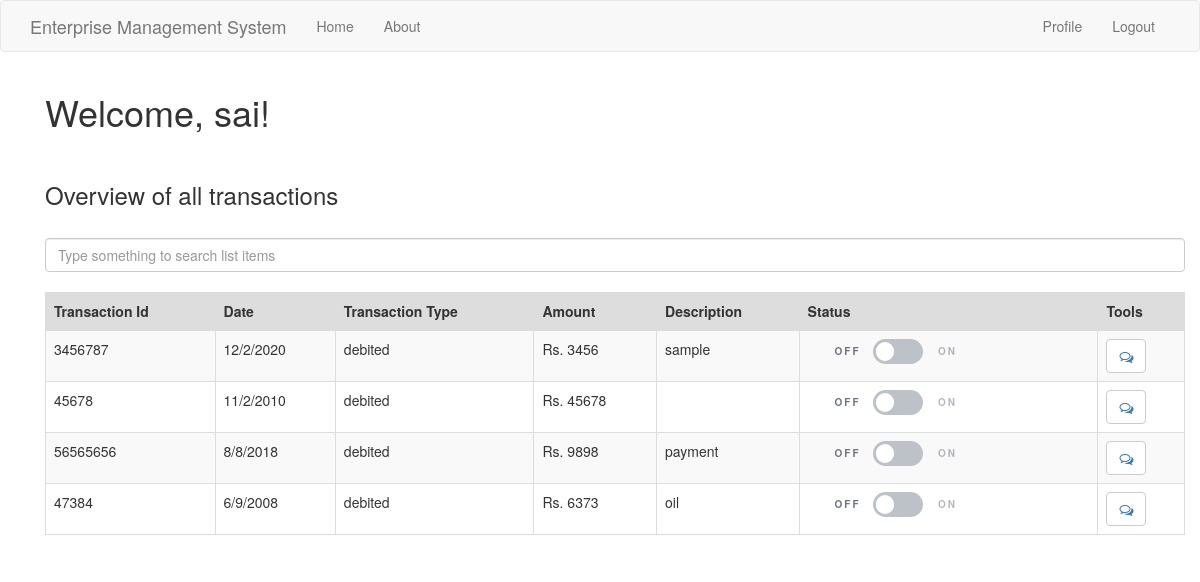
Page /acc_index (signed in) on the committed database.
### app/models.py (models this page shows, shortened)
class User(UserMixin,db.Model):
    id = db.Column(db.Integer,primary_key=True)
    username = db.Column(db.String(64), index=True,unique=True)
    email = db.Column(db.String(120),index=True,unique=True)
    password_hash = db.Column(db.String(128))
    job = db.Column(db.String(64))
    posts = db.relationship('Post',backref='author',lazy='dynamic')
    comment = db.relationship('Comment',backref='comment_by',lazy='dynamic')
    about_me = db.Column(db.String(140))
    last_seen = db.Column(db.DateTime, default=datetime.utcnow)

class Transaction(db.Model):
    id = db.Column(db.Integer,primary_key=True)
    tr_id = db.Column(db.Integer)
    date = db.Column(db.String(64))
    description = db.Column(db.String(140))
    tr_type = db.Column(db.String(64))
    amount = db.Column(db.Integer)
    valid = db.Column(db.Boolean, default=False)
    user_id = db.Column(db.Integer,db.ForeignKey('user.id'))

### app/routes.py (the view)
@app.route('/acc_index')
@login_required
def acc_index():
    link = 3
    transaction = Transaction.query.filter_by(user_id=link)
    return render_template("acc_index.html", title='HomePage',transaction=transaction)

### app/models.py (called while the page is built)
@login.user_loader
def load_user(id):
    return User.query.get(int(id))

### app/routes.py (called while the page is built)
@app.before_request
def before_request():
    if current_user.is_authenticated:
        current_user.last_seen = datetime.utcnow()
        db.session.commit()

### app/templates/acc_index.html (shortened to what this page needs)
{% extends "base.html" %}
{% block app_content %}
<link rel="stylesheet" href="https://cdnjs.cloudflare.com/ajax/libs/font-awesome/4.7.0/css/font-awesome.min.css">
	<div class="container">
		<h1>Welcome, {{ current_user.username }}!</h1>
		<br>
		<h3>Overview of all transactions</h3>
		<br>
		<input class="form-control mb-4" id="tableSearch" type="text" placeholder="Type something to search list items">
        <br>
        <table class="table table-bordered table-striped">
            <thead>
                <tr style="background-color: #dddddd">
                    <th>Transaction Id</th>
                    <th>Date</th>
                    <th>Transaction Type</th>
                    <th>Amount</th>
                    <th>Description</th>
                    <th>Status</th>
                    <th>Tools</th>
                </tr>
            </thead>
            <tbody id="myTable">
            {% for po in transaction %}
                <tr>
                    <td>{{ po.tr_id }}</td>
                    <td>{{ po.date }}</td>
                    <td>{{ po.tr_type }}</td>
                    <td>Rs. {{ po.amount }}</td>
                    <td>{{ po.description }}</td>
                    <td>
                    	<div class="col-sm-5">
      						<button type="button" class="btn btn-lg btn-toggle" data-toggle="button" aria-pressed="false" autocomplete="off">
        					<div class="handle"></div>
      						</button>
    					</div>
                    </td>
                    <td> <button type="button" class='btn btn-default'><a href="{{ url_for('add_comment', trans_id = po.id) }}"><i class="fa fa-comments-o" aria-hidden="true"></i></a></button> </td>
                </tr>
            {% endfor %}
            </tbody>
        </table>
	</div>
{% endblock %}

### app/templates/acc_index.html (style rules this page uses)
.btn-toggle { margin: 0 4rem; padding: 0; position: relative; border: none; height: 1.5rem; width: 3rem; border-radius: 1.5rem; color: #6b7381; background: #bdc1c8; }
.btn-toggle:before, .btn-toggle:after { line-height: 1.5rem; width: 4rem; text-align: center; font-weight: 600; font-size: 0.75rem; text-transform: uppercase; letter-spacing: 2px; position: absolute; bottom: 0; transition: opacity 0.25s; }
.btn-toggle:before { content: 'Off'; left: -4rem; }
.btn-toggle:after { content: 'On'; right: -4rem; opacity: 0.5; }
.btn-toggle > .handle { position: absolute; top: 0.1875rem; left: 0.1875rem; width: 1.125rem; height: 1.125rem; border-radius: 1.125rem; background: #fff; transition: left 0.25s; }
.btn-toggle:before, .btn-toggle:after { color: #6b7381; }
.btn-toggle.btn-lg { margin: 0 5rem; padding: 0; position: relative; border: none; height: 2.5rem; width: 5rem; border-radius: 2.5rem; }
.btn-toggle.btn-lg:before, .btn-toggle.btn-lg:after { line-height: 2.5rem; width: 5rem; text-align: center; font-weight: 600; font-size: 1rem; text-transform: uppercase; letter-spacing: 2px; position: absolute; bottom: 0; transition: opacity 0.25s; }
.btn-toggle.btn-lg:before { content: 'Off'; left: -5rem; }
.btn-toggle.btn-lg:after { content: 'On'; right: -5rem; opacity: 0.5; }
.btn-toggle.btn-lg > .handle { position: absolute; top: 0.3125rem; left: 0.3125rem; width: 1.875rem; height: 1.875rem; border-radius: 1.875rem; background: #fff; transition: left 0.25s; }

### rows in the picture
User: username "sai"
Transaction: tr_id "3456787", date "12/2/2020", tr_type "debited", amount "3456", description "sample"
Transaction: tr_id "45678", date "11/2/2010", tr_type "debited", amount "45678"
Transaction: tr_id "56565656", date "8/8/2018", tr_type "debited", amount "9898", description "payment"
Transaction: tr_id "47384", date "6/9/2008", tr_type "debited", amount "6373", description "oil"
